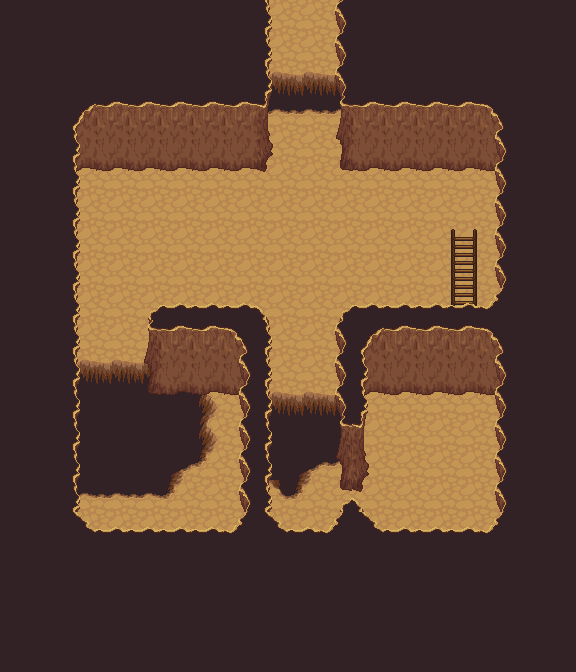

This game map was drawn from its Tiled (.tmx) file and the tilesets committed beside it. A one-line description and the full map source follow:
An orthogonal 18x21 tile map with 32x32 px tiles, 3 tile layers (background, fringe, object), 1 hidden layer not drawn, 4 tilesets and 2 objects (2x event).

<map height="21" orientation="orthogonal" renderorder="right-down" tileheight="32" tilewidth="32" version="1.0" width="18">
 <properties>
  <property name="music" value="music/calmtown.ogg" />
  <property name="tileset" value="tilesetdefs/outside.txt" />
  <property name="title" value="Jail" />
 </properties>
 <tileset firstgid="1" name="tiled_collision" tileheight="32" tilewidth="32">
  <image height="32" source="tiled_collision.png" width="480" />
 </tileset>
 <tileset firstgid="16" name="generic_background" tileheight="32" tilewidth="32">
  <image height="832" source="generic_background.png" width="864" />
 </tileset>
 <tileset firstgid="718" name="small_objects" tileheight="64" tilewidth="32">
  <image height="512" source="small_objects.png" width="671" />
 </tileset>
 <tileset firstgid="878" name="outside_objects" tileheight="128" tilewidth="32">
  <image height="768" source="outside_objects.png" width="672" />
 </tileset>
 <layer height="21" name="background" width="18">
  <data encoding="csv">
158,158,158,158,158,158,158,158,46,46,46,158,158,158,158,158,158,158,
158,158,158,158,158,158,158,158,46,46,46,158,158,158,158,158,158,158,
158,158,158,158,158,158,158,158,46,46,46,158,158,158,158,158,158,158,
158,158,158,158,158,158,158,158,46,46,46,158,158,158,158,158,158,158,
158,158,158,158,158,158,158,158,46,46,46,158,158,158,158,158,158,158,
158,158,46,46,46,46,46,46,46,46,46,46,46,46,46,46,158,158,
158,158,46,46,46,46,46,46,46,46,46,46,46,46,46,46,158,158,
158,158,46,46,46,46,46,46,46,46,46,46,46,46,46,46,158,158,
158,158,46,46,46,46,46,46,46,46,46,46,46,46,46,46,158,158,
158,158,46,46,46,46,46,46,46,46,46,46,46,46,46,46,158,158,
158,158,46,46,46,46,46,46,46,46,46,46,46,46,46,46,158,158,
158,158,46,46,46,46,46,46,46,46,46,46,46,46,46,46,158,158,
158,158,104,104,104,104,46,46,46,46,46,46,46,46,46,46,158,158,
158,158,104,104,104,104,46,46,158,158,158,46,46,46,46,46,158,158,
158,158,104,104,104,46,46,46,158,46,46,46,46,46,46,46,158,158,
158,158,46,46,46,46,46,46,46,46,46,46,46,46,46,46,158,158,
158,158,46,46,46,46,46,46,46,46,46,46,46,46,46,46,158,158,
158,158,46,46,46,46,46,46,46,46,46,46,46,46,46,46,158,158,
158,158,158,158,158,158,158,158,158,158,158,158,158,158,158,158,158,158,
158,158,158,158,158,158,158,158,158,158,158,158,158,158,158,158,158,158,
158,158,158,158,158,158,158,158,158,158,158,158,158,158,158,158,158,158
</data>
 </layer>
 <layer height="21" name="fringe" width="18">
  <data encoding="csv">
0,0,0,0,0,0,0,0,0,0,0,0,0,0,0,0,0,0,
0,0,0,0,0,0,0,0,0,0,0,0,0,0,0,0,0,0,
0,0,0,0,0,0,0,0,77,77,77,0,0,0,0,0,0,0,
0,0,0,0,0,0,0,0,131,131,131,0,0,0,0,0,0,0,
0,0,0,0,0,0,0,0,0,0,0,0,0,0,0,0,0,0,
0,0,0,0,0,0,0,0,0,0,0,0,0,0,0,0,0,0,
0,0,0,0,0,0,0,0,0,0,0,0,0,0,0,0,0,0,
0,0,0,0,0,0,0,0,0,0,0,0,0,0,0,0,0,0,
0,0,0,0,0,0,0,0,0,0,0,0,0,0,0,0,0,0,
0,0,0,0,0,0,0,0,0,0,0,0,0,0,0,0,0,0,
0,0,0,0,0,0,0,0,0,0,0,0,0,0,0,0,0,0,
0,0,77,77,77,0,0,0,0,0,0,0,0,0,0,0,0,0,
0,0,0,0,0,0,105,0,77,77,77,0,0,0,0,0,0,0,
0,0,0,0,0,0,105,0,0,0,0,0,0,0,0,0,0,0,
0,0,0,0,0,23,132,0,0,23,131,0,0,0,0,0,0,0,
0,0,131,131,131,132,0,0,130,132,0,0,0,0,0,0,0,0,
0,0,0,0,0,0,0,0,0,0,0,0,0,0,0,0,0,0,
0,0,0,0,0,0,0,0,0,0,0,0,0,0,0,0,0,0,
0,0,0,0,0,0,0,0,0,0,0,0,0,0,0,0,0,0,
0,0,0,0,0,0,0,0,0,0,0,0,0,0,0,0,0,0,
0,0,0,0,0,0,0,0,0,0,0,0,0,0,0,0,0,0
</data>
 </layer>
 <layer height="21" name="object" width="18">
  <data encoding="csv">
0,0,0,0,0,0,0,0,885,0,883,0,0,0,0,0,0,0,
0,0,0,0,0,0,0,0,885,0,883,0,0,0,0,0,0,0,
0,0,0,0,0,0,0,0,885,0,883,0,0,0,0,0,0,0,
0,0,0,0,0,0,0,0,885,0,883,0,0,0,0,0,0,0,
0,0,0,0,0,0,0,0,885,0,883,0,0,0,0,0,0,0,
0,0,892,879,879,879,879,879,880,0,878,879,879,879,879,891,0,0,
0,0,885,0,0,0,0,0,0,0,0,0,0,0,0,883,0,0,
0,0,885,0,0,0,0,0,0,0,0,0,0,0,0,883,0,0,
0,0,885,0,0,0,0,0,0,0,0,0,0,0,0,883,0,0,
0,0,885,0,0,0,0,0,0,0,0,0,0,0,894,883,0,0,
0,0,885,0,0,0,0,0,0,0,0,0,0,0,0,883,0,0,
0,0,885,0,886,887,887,887,888,0,886,887,887,887,887,889,0,0,
0,0,885,0,878,879,879,891,885,0,883,892,879,879,879,891,0,0,
0,0,885,0,0,0,0,883,885,0,883,885,0,0,0,883,0,0,
0,0,885,0,0,0,0,883,885,0,883,885,0,0,0,883,0,0,
0,0,885,0,0,0,0,883,885,0,878,880,0,0,0,883,0,0,
0,0,885,0,0,0,0,883,885,0,0,0,0,0,0,883,0,0,
0,0,885,0,0,0,0,883,885,0,886,888,0,0,0,883,0,0,
0,0,890,887,887,887,887,889,890,887,889,890,887,887,887,889,0,0,
0,0,0,0,0,0,0,0,0,0,0,0,0,0,0,0,0,0,
0,0,0,0,0,0,0,0,0,0,0,0,0,0,0,0,0,0
</data>
 </layer>
 <layer height="21" name="collision" visible="0" width="18">
  <data encoding="csv">
0,0,0,0,0,0,0,0,1,0,1,0,0,0,0,0,0,0,
0,0,0,0,0,0,0,0,1,0,1,0,0,0,0,0,0,0,
0,0,0,0,0,0,0,0,1,4,1,0,0,0,0,0,0,0,
0,0,0,0,0,0,0,0,1,4,1,0,0,0,0,0,0,0,
0,0,0,0,0,0,0,0,1,0,1,0,0,0,0,0,0,0,
0,0,1,1,1,1,1,1,1,0,1,1,1,1,1,1,0,0,
0,0,1,0,0,0,0,0,0,0,0,0,0,0,0,1,0,0,
0,0,1,0,0,0,0,0,0,0,0,0,0,0,0,1,0,0,
0,0,1,0,0,0,0,0,0,0,0,0,0,1,1,1,0,0,
0,0,1,0,0,0,0,0,0,0,0,0,0,1,0,1,0,0,
0,0,1,0,0,0,0,0,0,0,0,0,0,0,0,1,0,0,
0,0,1,4,1,1,1,1,1,0,1,1,1,1,1,1,0,0,
0,0,1,4,1,1,1,1,1,4,1,1,1,1,1,1,0,0,
0,0,1,4,4,4,4,1,1,4,1,1,0,0,0,1,0,0,
0,0,1,4,4,4,4,1,1,4,1,1,0,0,0,1,0,0,
0,0,1,4,4,4,0,1,1,4,1,1,0,0,0,1,0,0,
0,0,1,0,0,0,0,1,1,0,0,0,0,0,0,1,0,0,
0,0,1,0,0,0,0,1,1,0,1,1,0,0,0,1,0,0,
0,0,1,1,1,1,1,1,1,1,1,1,1,1,1,1,0,0,
0,0,0,0,0,0,0,0,0,0,0,0,0,0,0,0,0,0,
0,0,0,0,0,0,0,0,0,0,0,0,0,0,0,0,0,0
</data>
 </layer>
 <objectgroup name="event">
  <object height="32" name="Teleport to Barracks" type="event" width="32" x="448" y="288">
   <properties>
    <property name="intermap" value="maps/barracks.txt,46,7" />
   <property name="activate" value="on_trigger" /></properties>
  </object>
  <object height="32" name="Teleport to waterway" type="event" width="32" x="288" y="0">
   <properties>
    <property name="intermap" value="maps/waterway.txt" />
   <property name="activate" value="on_trigger" /></properties>
  </object>
 </objectgroup>
 <objectgroup name="npc" />
</map>
